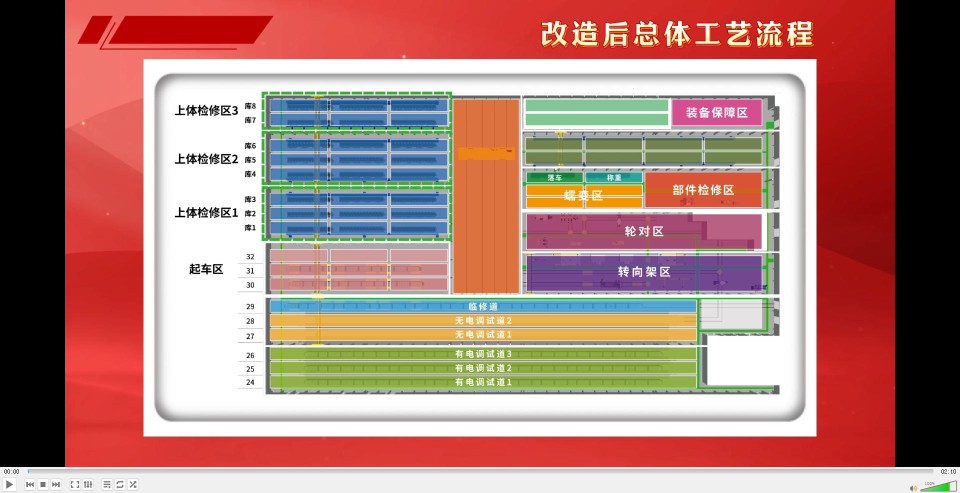
#> input picture video_frames/factory_frame_000_t0.0s.jpg.jpg, 1920 x 986 px (shown at 1/2 size); its folder holds 6 pictures in this run
$ python analyze_video_frames.py
#> lines starting #> are read from the running program, lines starting #| are printed output that depends on the picture; after the words box and inside, x2 and y2 are one past the last pixel; in counts of white or black regions, pixels touching at a corner belong together
import cv2
import numpy as np
import os
import json

FRAMES_DIR = r"F:\自开发程序\工厂建模\video_frames"
OUTPUT_DIR = r"F:\自开发程序\工厂建模\video_analysis"
os.makedirs(OUTPUT_DIR, exist_ok=True)

def load_img(fname):
#> called with fname = 'factory_frame_000_t0.0s.jpg.jpg'
    fpath = os.path.join(FRAMES_DIR, fname)
    data = open(fpath, 'rb').read()
    return cv2.imdecode(np.frombuffer(data, dtype=np.uint8), cv2.IMREAD_COLOR)
#> returned value is the input picture: shape (986, 1920, 3); mean B, G, R 119.9, 127.2, 173.1

def detect_horizontal_lines(gray, min_length_px=100):
    edges = cv2.Canny(gray, 50, 150)
    lines = cv2.HoughLinesP(edges, 1, np.pi/180, 80, minLineLength=min_length_px, maxLineGap=10)
    if lines is None:
        return []
    h_lines = []
    for l in lines:
        x1, y1, x2, y2 = l[0]
        angle = abs(np.arctan2(y2 - y1, x2 - x1))
        if angle < 0.15:
            length = abs(x2 - x1)
            h_lines.append({'y': (y1 + y2) / 2, 'x1': min(x1, x2), 'x2': max(x1, x2), 'length': length})
    h_lines.sort(key=lambda l: l['y'])
    return h_lines

def cluster_y(lines, tolerance=15):
    if not lines:
        return []
    clusters = []
    current = [lines[0]]
    for l in lines[1:]:
        if abs(l['y'] - current[-1]['y']) < tolerance:
            current.append(l)
        else:
            avg_y = sum(c['y'] for c in current) / len(current)
            max_len = max(c['length'] for c in current)
            min_x = min(c['x1'] for c in current)
            max_x = max(c['x2'] for c in current)
            clusters.append({'y': avg_y, 'count': len(current), 'max_length': max_len, 'x_range': (min_x, max_x)})
            current = [l]
    if current:
        avg_y = sum(c['y'] for c in current) / len(current)
        max_len = max(c['length'] for c in current)
        min_x = min(c['x1'] for c in current)
        max_x = max(c['x2'] for c in current)
        clusters.append({'y': avg_y, 'count': len(current), 'max_length': max_len, 'x_range': (min_x, max_x)})
    return clusters

print("=" * 70)
print("FACTORY LAYOUT ANALYSIS")
print("=" * 70)

img = load_img("factory_frame_000_t0.0s.jpg.jpg")
h, w = img.shape[:2]
#> h = 986; w = 1920
gray = cv2.cvtColor(img, cv2.COLOR_BGR2GRAY)
hsv = cv2.cvtColor(img, cv2.COLOR_BGR2HSV)
#> hsv: shape (986, 1920, 3); mean H, S, V 27.3, 91.1, 182.3

h_lines = detect_horizontal_lines(gray, 200)
#> in detect_horizontal_lines, `edges = cv2.Canny(gray, 50, 150)`:
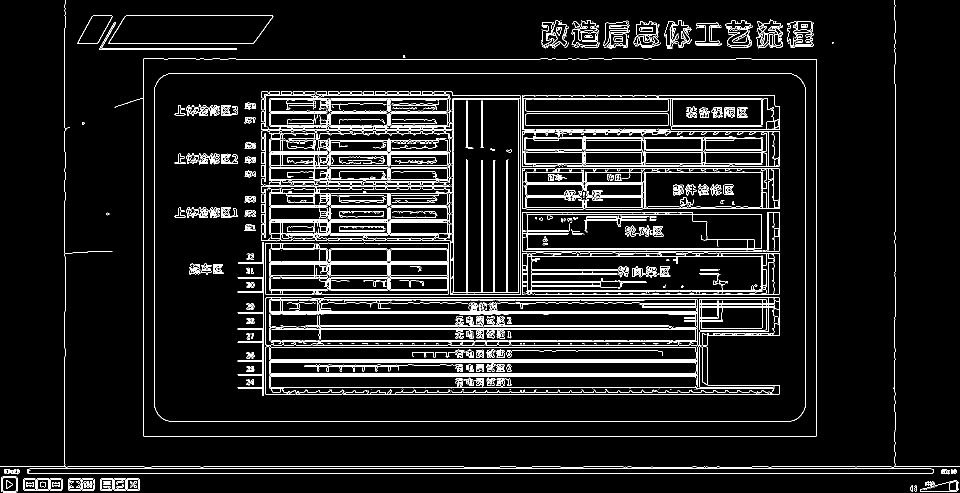
#> edges: shape (986, 1920) (shown at 1/2 size); 6.8% white in thin lines or dots
#> in detect_horizontal_lines, `lines = cv2.HoughLinesP(edges, 1, np.pi/180, 80, minLineLength=min_len..`: lines = 156 rows, first 6: [59, 937, 1862, 937], [55, 946, 1865, 946], [340, 843, 1579, 843], [336, 147, 1583, 147], [0, 933, 288, 933], [1209, 872, 1632, 872]
#> the loop in detect_horizontal_lines, `for l in lines:` made 156 passes
#> (x1, y1, x2, y2, angle, length) on passes 1 to 12: (59, 937, 1862, 937, 0, 1803), (55, 946, 1865, 946, 0, 1810), (340, 843, 1579, 843, 0, 1239), (336, 147, 1583, 147, 0, 1247), (0, 933, 288, 933, 0, 288), (1209, 872, 1632, 872, 0, 423), (472, 118, 1080, 118, 0, 608), (527, 588, 1558, 588, 0, 1031), (523, 199, 1522, 199, 0, 999), (475, 656, 1403, 656, 0, 928), (648, 595, 1558, 595, 0, 910), (475, 658, 1398, 658, 0, 923)
#> (x1, y1, x2, y2, angle) on passes 31, 40, 45, 47, 49: (1632, 871, 1632, 118, 1.57), (1790, 638, 1790, 168, 1.57), (129, 931, 129, 713, 1.57), (308, 808, 308, 191, 1.57), (1611, 811, 1611, 179, 1.57)
#> after the loop in detect_horizontal_lines, `for l in lines:`: h_lines = 130 items
#> h_lines = 130 items
track_clusters = cluster_y(h_lines, 12)
#> the loop in cluster_y, `for l in lines[1:]:` made 129 passes
#> (l, avg_y, max_len, min_x, max_x) on passes 1, 4, 5, 6, 11, 13, 27, 33, 41: ({'y': 87, 'x1': 155, 'x2': 506, 'length': 351}, 31, 293, 252, 545), ({'y': 118, 'x1': 472, 'x2': 1080, 'length': 608}, 94, 351, 155, 506), ({'y': 147, 'x1': 336, 'x2': 1583, 'length': 1247}, 118, 608, 472, 1080), ({'y': 183, 'x1': 523, 'x2': 903, 'length': 380}, 147, 1247, 336, 1583), ({'y': 222, 'x1': 1037, 'x2': 1344, 'length': 307}, 191.4, 999, 523, 1522), ({'y': 250, 'x1': 523, 'x2': 907, 'length': 384}, 224.5, 307, 1037, 1344), ({'y': 299, 'x1': 1037, 'x2': 1536, 'length': 499}, 262.7, 499, 523, 1558), ({'y': 327, 'x1': 1037, 'x2': 1536, 'length': 499}, 303.3, 499, 523, 1536), ({'y': 359, 'x1': 523, 'x2': 907, 'length': 384}, 335, 499, 523, 1558)
#> (avg_y, max_len, min_x, max_x) on passes 64, 87: (425.8, 485, 523, 1558), (515.7, 521, 475, 1558)
#> after the loop in cluster_y, `for l in lines[1:]:`: clusters = 20 items
#> in cluster_y, `avg_y = sum(c['y'] for c in current) / len(current)`: avg_y = 936.6
#> in cluster_y, `max_len = max(c['length'] for c in current)`: max_len = 1810
#> in cluster_y, `min_x = min(c['x1'] for c in current)`: min_x = 0
#> in cluster_y, `max_x = max(c['x2'] for c in current)`: max_x = 1865
#> track_clusters = 21 items
long_tracks = [c for c in track_clusters if c['max_length'] > w * 0.3]
#> long_tracks = 11 items

print(f"\nImage size: {w}x{h}")
#| Image size: 1920x986
print(f"Horizontal lines found: {len(h_lines)}")
#| Horizontal lines found: 130
print(f"Line clusters (y-proximity): {len(track_clusters)}")
#| Line clusters (y-proximity): 21
print(f"Long tracks (>30% width): {len(long_tracks)}")
#| Long tracks (>30% width): 11
for i, t in enumerate(long_tracks):
    print(f"  Track {i+1}: y={t['y']:.0f}, len={t['max_length']:.0f}px, x=[{t['x_range'][0]:.0f}-{t['x_range'][1]:.0f}]")
#> this loop made 11 passes
#|   Track 1: y=118, len=608px, x=[472-1080]
#|   Track 2: y=147, len=1247px, x=[336-1583]
#|   Track 3: y=191, len=999px, x=[523-1522]
#|   Track 4: y=602, len=1031px, x=[475-1559]
#|   Track 5: y=654, len=928px, x=[475-1403]
#|   Track 6: y=689, len=889px, x=[525-1414]
#|   Track 7: y=723, len=889px, x=[525-1414]
#|   Track 8: y=749, len=889px, x=[525-1414]
#> (further printed lines are left out)

mask_blue = cv2.inRange(hsv, (100, 50, 50), (130, 255, 255))
#> mask_blue: shape (986, 1920); 4.7% white; 74 white regions (41 under 20 px)
contours_b, _ = cv2.findContours(mask_blue, cv2.RETR_EXTERNAL, cv2.CHAIN_APPROX_SIMPLE)
#> contours_b = 62 contours, 32 with area under 20; largest, box (x1, y1, x2, y2) and area: (642, 600, 1392, 624) 15636, (564, 444, 895, 475) 8155, (564, 227, 895, 259) 7970, (564, 336, 895, 364) 7863, (564, 276, 895, 304) 7574
big_blue = sorted([c for c in contours_b if cv2.contourArea(c) > 2000], key=lambda c: cv2.contourArea(c), reverse=True)
#> big_blue = 12 contours; largest, box (x1, y1, x2, y2) and area: (642, 600, 1392, 624) 15636, (564, 444, 895, 475) 8155, (564, 227, 895, 259) 7970, (564, 336, 895, 364) 7863, (564, 276, 895, 304) 7574
print(f"\nBlue regions (>2000px): {len(big_blue)}")
#| Blue regions (>2000px): 12
for i, c in enumerate(big_blue[:20]):
    x, y, bw, bh = cv2.boundingRect(c)
    area = cv2.contourArea(c)
    print(f"  Blue {i+1}: pos=({x},{y}) size={bw}x{bh} area={area}")
#> this loop made 12 passes
#> (x, y, bw, bh, area) on passes 1 to 8: (642, 600, 750, 24, 15636), (564, 444, 331, 31, 8155), (564, 227, 331, 32, 7969.5), (564, 336, 331, 28, 7863), (564, 276, 331, 28, 7573.5), (564, 383, 331, 28, 7399.5), (564, 199, 331, 24, 7010), (1064, 512, 459, 69, 3037.5)
#> (x, y, bw, bh) on pass 9: (781, 415, 114, 24)
#|   Blue 1: pos=(642,600) size=750x24 area=15636.0
#|   Blue 2: pos=(564,444) size=331x31 area=8155.0
#|   Blue 3: pos=(564,227) size=331x32 area=7969.5
#|   Blue 4: pos=(564,336) size=331x28 area=7863.0
#|   Blue 5: pos=(564,276) size=331x28 area=7573.5
#|   Blue 6: pos=(564,383) size=331x28 area=7399.5
#|   Blue 7: pos=(564,199) size=331x24 area=7010.0
#|   Blue 8: pos=(1064,512) size=459x69 area=3037.5
#> (further printed lines are left out)

mask_yellow = cv2.inRange(hsv, (20, 50, 50), (35, 255, 255))
#> mask_yellow: shape (986, 1920); 1% white in thin lines or dots, all inside (x1, y1, x2, y2) = (540, 42, 1832, 983)
contours_y, _ = cv2.findContours(mask_yellow, cv2.RETR_EXTERNAL, cv2.CHAIN_APPROX_SIMPLE)
big_yellow = sorted([c for c in contours_y if cv2.contourArea(c) > 2000], key=lambda c: cv2.contourArea(c), reverse=True)
print(f"\nYellow regions (>2000px): {len(big_yellow)}")
#| Yellow regions (>2000px): 1
for i, c in enumerate(big_yellow[:20]):
    x, y, yw, yh = cv2.boundingRect(c)
    area = cv2.contourArea(c)
    print(f"  Yellow {i+1}: pos=({x},{y}) size={yw}x{yh} area={area}")
#> this loop made 1 pass
#|   Yellow 1: pos=(540,625) size=852x65 area=6303.0

mask_green = cv2.inRange(hsv, (35, 50, 50), (85, 255, 255))
#> mask_green: shape (986, 1920); 6.7% white; 239 white regions (123 under 20 px), largest, box (x1, y1, x2, y2) and area: (541, 694, 1549, 783) 62093, (1044, 263, 1538, 334) 11916, (1052, 199, 1336, 222) 6293
contours_g, _ = cv2.findContours(mask_green, cv2.RETR_EXTERNAL, cv2.CHAIN_APPROX_SIMPLE)
big_green = sorted([c for c in contours_g if cv2.contourArea(c) > 2000], key=lambda c: cv2.contourArea(c), reverse=True)
print(f"\nGreen regions (>2000px): {len(big_green)}")
#| Green regions (>2000px): 10
for i, c in enumerate(big_green[:15]):
    x, y, gw, gh = cv2.boundingRect(c)
    area = cv2.contourArea(c)
    print(f"  Green {i+1}: pos=({x},{y}) size={gw}x{gh} area={area}")
#> this loop made 10 passes
#|   Green 1: pos=(541,694) size=1008x89 area=61396.5
#|   Green 2: pos=(640,595) size=898x96 area=13006.0
#|   Green 3: pos=(1044,263) size=494x71 area=11286.0
#|   Green 4: pos=(1052,199) size=284x23 area=5987.5
#|   Green 5: pos=(1051,228) size=285x22 area=5944.0
#|   Green 6: pos=(1044,344) size=246x42 area=3486.0
#|   Green 7: pos=(1410,276) size=113x23 area=2397.5
#|   Green 8: pos=(1291,276) size=113x23 area=2345.0
#> (further printed lines are left out)

mask_red = cv2.inRange(hsv, (0, 50, 50), (10, 255, 255)) | cv2.inRange(hsv, (170, 50, 50), (180, 255, 255))
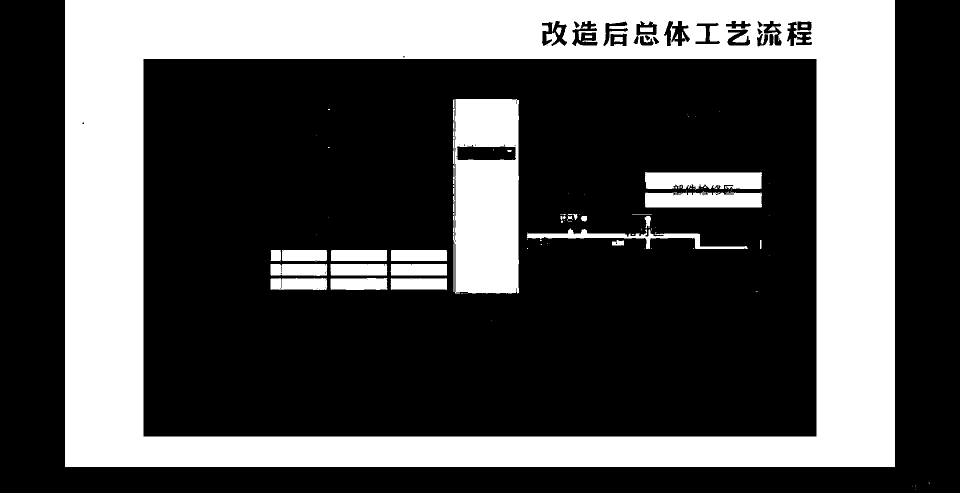
#> mask_red: shape (986, 1920) (shown at 1/2 size); 32.3% white; 99 white regions (65 under 20 px), largest, box (x1, y1, x2, y2) and area: (130, 0, 1790, 934) 522170, (906, 198, 1038, 587) 46853, (1290, 344, 1524, 380) 7144
contours_r, _ = cv2.findContours(mask_red, cv2.RETR_EXTERNAL, cv2.CHAIN_APPROX_SIMPLE)
big_red = sorted([c for c in contours_r if cv2.contourArea(c) > 3000], key=lambda c: cv2.contourArea(c), reverse=True)
print(f"\nRed regions (>3000px): {len(big_red)}")
#| Red regions (>3000px): 1
for i, c in enumerate(big_red[:20]):
    x, y, rw, rh = cv2.boundingRect(c)
    area = cv2.contourArea(c)
    ratio = rw / rh if rh > 0 else 0
    print(f"  Red {i+1}: pos=({x},{y}) size={rw}x{rh} ratio={ratio:.2f} area={area}")
#> this loop made 1 pass
#> c on pass 1: [[130, 0], [130, 933], [1789, 933], [1789, 0]]
#|   Red 1: pos=(130,0) size=1660x934 ratio=1.78 area=1547847.0

annotated = img.copy()
for t in long_tracks:
    y_pos = int(t['y'])
    cv2.line(annotated, (0, y_pos), (w, y_pos), (0, 255, 0), 2)
#> annotated: shape (986, 1920, 3); 3.35% of pixels changed, all inside (x1, y1, x2, y2) = (0, 117, 1920, 938)
for c in big_blue[:15]:
    x, y, bw, bh = cv2.boundingRect(c)
    cv2.rectangle(annotated, (x, y), (x + bw, y + bh), (255, 100, 0), 2)
#> this loop made 12 passes
#> annotated: shape (986, 1920, 3); mean B, G, R 115.8, 129.6, 165.3
for c in big_yellow[:10]:
    x, y, yw, yh = cv2.boundingRect(c)
    cv2.rectangle(annotated, (x, y), (x + yw, y + yh), (0, 255, 255), 2)
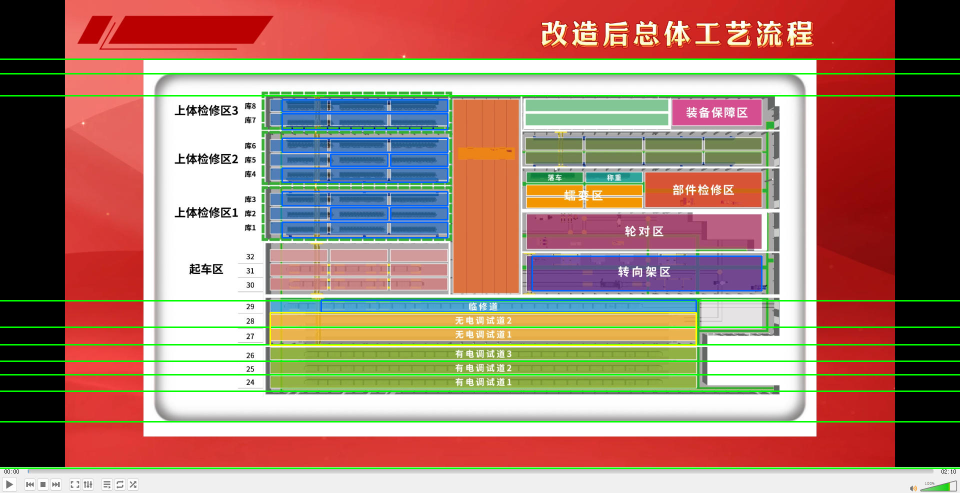
#> annotated: shape (986, 1920, 3) (shown at 1/2 size); mean B, G, R 115.4, 129.8, 165.9

out_path = os.path.join(OUTPUT_DIR, "factory_annotated.jpg")
cv2.imwrite(out_path, annotated)
print(f"\nAnnotated image saved: {out_path}")

print("\n" + "=" * 70)
print("BOGIE AREA ANALYSIS")
print("=" * 70)

img_b = load_img("bogie_frame_000_t0.0s.jpg")
#> call 2 of load_img, with fname = 'bogie_frame_000_t0.0s.jpg'
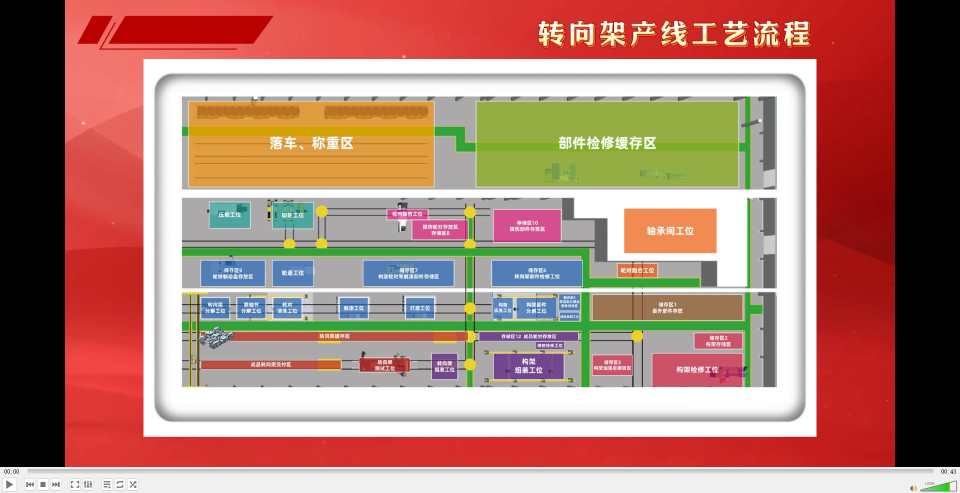
#> input picture video_frames/bogie_frame_000_t0.0s.jpg, 1920 x 986 px (shown at 1/2 size)
#> in load_img, returned value is the input picture: shape (986, 1920, 3); mean B, G, R 114.2, 127.2, 172.2
h_b, w_b = img_b.shape[:2]
gray_b = cv2.cvtColor(img_b, cv2.COLOR_BGR2GRAY)
hsv_b = cv2.cvtColor(img_b, cv2.COLOR_BGR2HSV)
#> hsv_b: shape (986, 1920, 3); mean H, S, V 30.7, 90.5, 179.5

h_lines_b = detect_horizontal_lines(gray_b, 150)
#> call 2 of detect_horizontal_lines, with min_length_px = 150
#> in detect_horizontal_lines (call 2), `edges = cv2.Canny(gray, 50, 150)`:
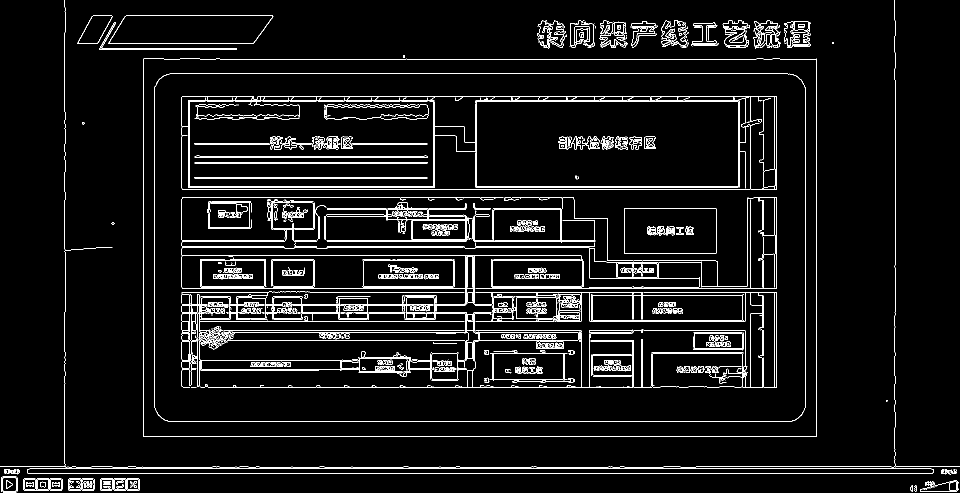
#> edges: shape (986, 1920) (shown at 1/2 size); 5% white in thin lines or dots
#> the loop in detect_horizontal_lines (call 2), `for l in lines:` made 113 passes
#> l on passes 1 to 12: [[59, 937, 1862, 937]], [[55, 946, 1865, 946]], [[400, 118, 1512, 118]], [[338, 843, 1582, 843]], [[364, 576, 1553, 576]], [[272, 934, 478, 934]], [[364, 379, 1550, 379]], [[339, 147, 1579, 147]], [[287, 873, 1632, 873]], [[951, 373, 1478, 373]], [[364, 584, 598, 584]], [[366, 774, 1320, 774]]
track_clusters_b = cluster_y(h_lines_b, 12)
#> the loop in cluster_y (call 2), `for l in lines[1:]:` made 85 passes
#> l on passes 1 to 12: {'y': 54, 'x1': 1178, 'x2': 1342, 'length': 164}, {'y': 87, 'x1': 155, 'x2': 506, 'length': 351}, {'y': 96, 'x1': 199, 'x2': 471, 'length': 272}, {'y': 99, 'x1': 199, 'x2': 473, 'length': 274}, {'y': 118, 'x1': 400, 'x2': 1512, 'length': 1112}, {'y': 147, 'x1': 339, 'x2': 1579, 'length': 1240}, {'y': 193, 'x1': 1388, 'x2': 1553, 'length': 165}, {'y': 193, 'x1': 364, 'x2': 635, 'length': 271}, {'y': 201, 'x1': 951, 'x2': 1478, 'length': 527}, {'y': 203, 'x1': 376, 'x2': 869, 'length': 493}, {'y': 203, 'x1': 954, 'x2': 1475, 'length': 521}, {'y': 213, 'x1': 650, 'x2': 838, 'length': 188}
long_tracks_b = [c for c in track_clusters_b if c['max_length'] > w_b * 0.2]

print(f"\nImage size: {w_b}x{h_b}")
#| Image size: 1920x986
print(f"Long tracks (>20% width): {len(long_tracks_b)}")
#| Long tracks (>20% width): 17
for i, t in enumerate(long_tracks_b):
    print(f"  Track {i+1}: y={t['y']:.0f}, len={t['max_length']:.0f}px")
#> this loop made 17 passes
#|   Track 1: y=118, len=1112px
#|   Track 2: y=147, len=1240px
#|   Track 3: y=203, len=527px
#|   Track 4: y=320, len=479px
#|   Track 5: y=355, len=478px
#|   Track 6: y=376, len=1186px
#|   Track 7: y=395, len=783px
#|   Track 8: y=503, len=798px
#> (further printed lines are left out)

mask_blue_b = cv2.inRange(hsv_b, (100, 50, 50), (130, 255, 255))
#> mask_blue_b: shape (986, 1920); 2.4% white; 136 white regions (120 under 20 px), largest, box (x1, y1, x2, y2) and area: (727, 521, 908, 573) 8721, (984, 521, 1164, 573) 8578, (402, 521, 530, 573) 6053
contours_bb, _ = cv2.findContours(mask_blue_b, cv2.RETR_EXTERNAL, cv2.CHAIN_APPROX_SIMPLE)
big_blue_b = sorted([c for c in contours_bb if cv2.contourArea(c) > 2000], key=lambda c: cv2.contourArea(c), reverse=True)
print(f"\nBlue regions (>2000px): {len(big_blue_b)}")
#| Blue regions (>2000px): 10
for i, c in enumerate(big_blue_b[:15]):
    x, y, bw, bh = cv2.boundingRect(c)
    area = cv2.contourArea(c)
    print(f"  Blue {i+1}: pos=({x},{y}) size={bw}x{bh} area={area}")

mask_yellow_b = cv2.inRange(hsv_b, (20, 50, 50), (35, 255, 255))
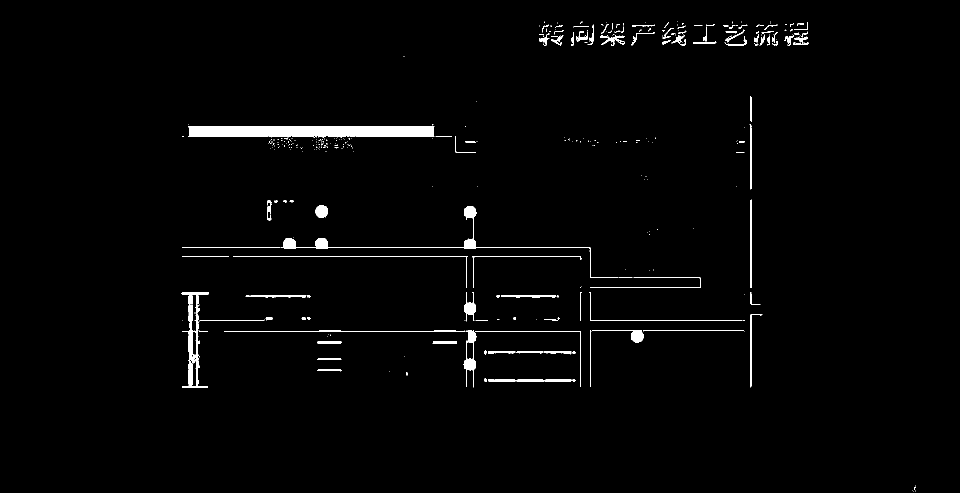
#> mask_yellow_b: shape (986, 1920) (shown at 1/2 size); 1.7% white; 372 white regions (263 under 20 px), largest, box (x1, y1, x2, y2) and area: (377, 251, 869, 278) 10343, (561, 412, 1237, 556) 2910, (364, 610, 416, 775) 1931
contours_yb, _ = cv2.findContours(mask_yellow_b, cv2.RETR_EXTERNAL, cv2.CHAIN_APPROX_SIMPLE)
big_yellow_b = sorted([c for c in contours_yb if cv2.contourArea(c) > 2000], key=lambda c: cv2.contourArea(c), reverse=True)
print(f"\nYellow regions (>2000px): {len(big_yellow_b)}")
#| Yellow regions (>2000px): 3
for i, c in enumerate(big_yellow_b[:10]):
    x, y, yw, yh = cv2.boundingRect(c)
    area = cv2.contourArea(c)
    print(f"  Yellow {i+1}: pos=({x},{y}) size={yw}x{yh} area={area}")
#> this loop made 3 passes
#|   Yellow 1: pos=(377,251) size=492x27 area=9810.5
#|   Yellow 2: pos=(364,610) size=52x165 area=2387.0
#|   Yellow 3: pos=(561,412) size=676x144 area=2059.0

annotated_b = img_b.copy()
for t in long_tracks_b:
    y_pos = int(t['y'])
    cv2.line(annotated_b, (0, y_pos), (w_b, y_pos), (0, 255, 0), 2)
for c in big_blue_b[:15]:
    x, y, bw, bh = cv2.boundingRect(c)
    cv2.rectangle(annotated_b, (x, y), (x + bw, y + bh), (255, 100, 0), 2)
#> annotated_b: shape (986, 1920, 3); mean B, G, R 107.7, 132.4, 162.6
for c in big_yellow_b[:10]:
    x, y, yw, yh = cv2.boundingRect(c)
    cv2.rectangle(annotated_b, (x, y), (x + yw, y + yh), (0, 255, 255), 2)
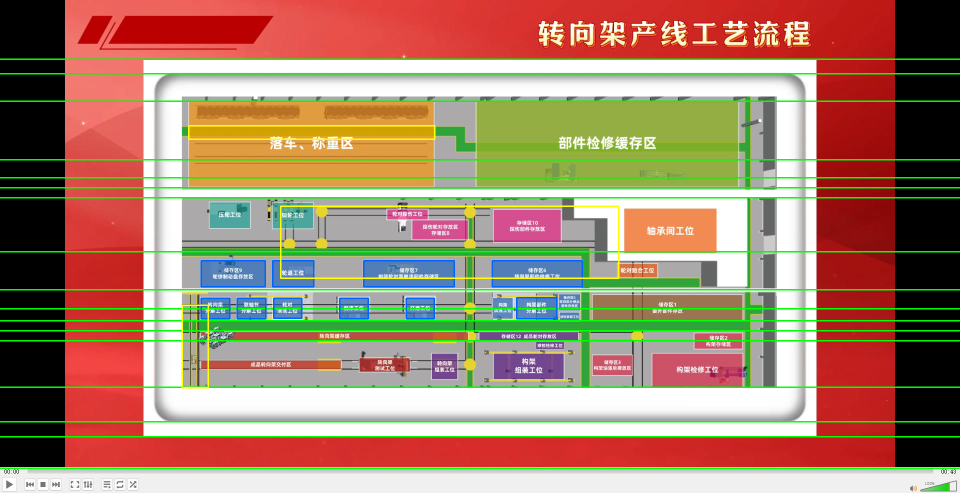
#> annotated_b: shape (986, 1920, 3) (shown at 1/2 size); mean B, G, R 107.1, 132.9, 163

out_path_b = os.path.join(OUTPUT_DIR, "bogie_annotated.jpg")
cv2.imwrite(out_path_b, annotated_b)
print(f"\nAnnotated bogie image saved: {out_path_b}")

print("\nDone!")
